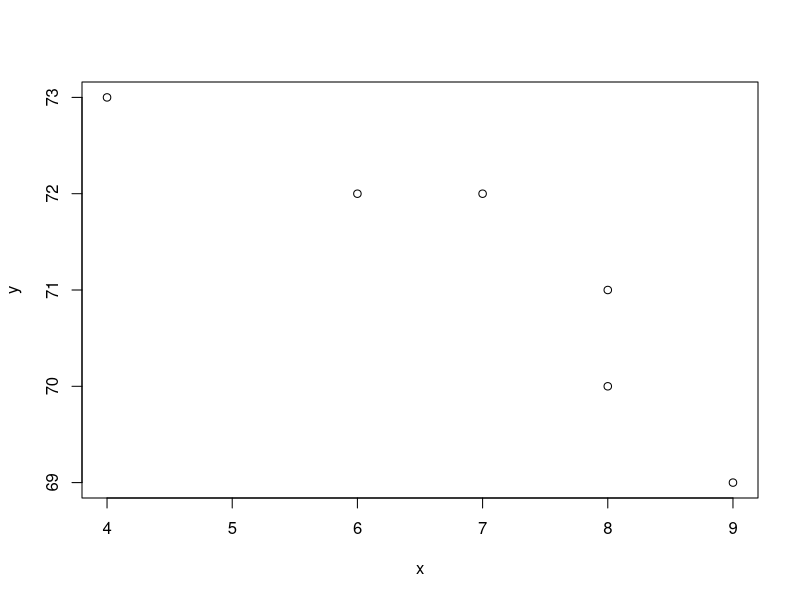

The R script that drew this image:
library(readxl)
library(ggplot2)

data <- read_excel("2data.xlsx", sheet = "5")

x <- data$产量x
y <- data$单位成本y

plot(x, y)

model <- lm(y ~ x)

# 计算置信区间
x0 <- 10
y0 <- predict(model, newdata = data.frame(x = x0), se.fit = TRUE)
se_fit <- y0$se.fit
n <- nrow(data)
t_value <- qt(0.975, df = n - 2) # t分布的95% 置信区间
print(t_value)
lower_bound <- y0$fit - t_value * se_fit
upper_bound <- y0$fit + t_value * se_fit

# 输出结果
cat("在", x0, "处的预测值为:", y0$fit, "\n")
cat("95% 置信区间:", lower_bound, "到", upper_bound, "\n")
